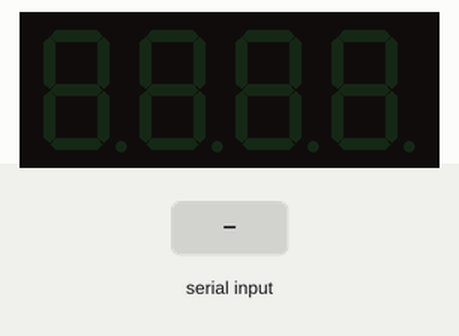
The sketch below on a simulated Arduino Uno, built with avr-gcc and run on an emulated ATmega328P. Shown: 4-digit seven-segment display. The inputs (shaded band) are chosen by the test bench. What the sketch prints to the serial monitor is not drawn.

Above: at 1.2 s.
1.3 s: "90,45\n" received over the second serial link
At 1.6 s:
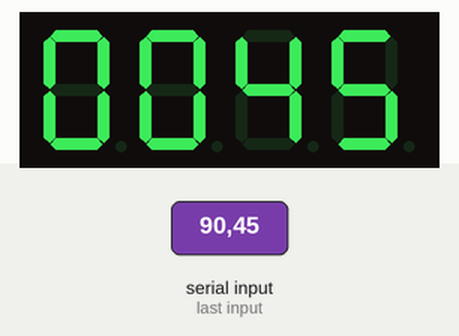
2.8 s: "30,150\n" received over the second serial link
At 3.6 s:
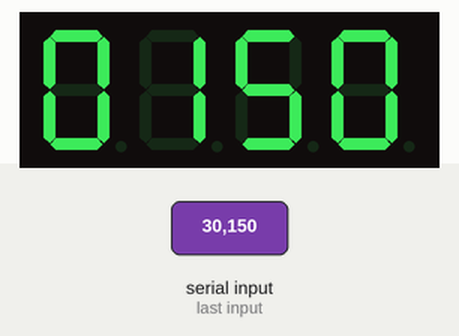
Timing chart, 0 to 5.8 s (numbered marks = the images above; inputs shaded):
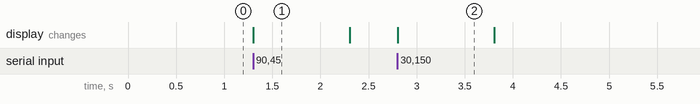

Measured:
- after the input at 1.3 s, the display: first changes at once (image 1 shows a later state)
- after the input at 2.8 s, the display: first changes at once (image 2 shows a later state)
- what the display in image 1 shows lasts 1.0 s, from 1.3 s to 2.3 s

The sketch:

GetNumbs.ino
```cpp
#include <Wire.h>
#include <Adafruit_GFX.h>
#include "Adafruit_LEDBackpack.h"
#include <Keypad.h>
#include <SoftwareSerial.h>

const int txPin = 12;
const int rxPin = 11;
char str[] = {'0', '1', '2', '3', '4', '5', '6', '7', '8', '9'};

SoftwareSerial BTSerial(rxPin, txPin); // RX, TX

const int numDigits = 4;

int timer[4] = {0, 0, 0, 0};
int index = 0;


Adafruit_AlphaNum4 alpha4 = Adafruit_AlphaNum4();

void setup() {
  // put your setup code here, to run once:
  alpha4.begin(0x70);  // pass in the address

  alpha4.clear();
  alpha4.writeDisplay();

  Serial.begin(9600);
  Serial.println("Enter AT commands:");
  BTSerial.begin(38400);

}

void loop() {
  // put your main code here, to run repeatedly:
  if (BTSerial.available()){
    int num = BTSerial.parseInt();

    int i = num / 1000;
    int j = (num / 100) % 10;
    int k = (num / 10) % 10;
    int m = num % 10;
    alpha4.writeDigitAscii(0, str[i]);
    alpha4.writeDigitAscii(1, str[j]);
    alpha4.writeDigitAscii(2, str[k]);
    alpha4.writeDigitAscii(3, str[m]);
    alpha4.writeDisplay();
  }


}
```
